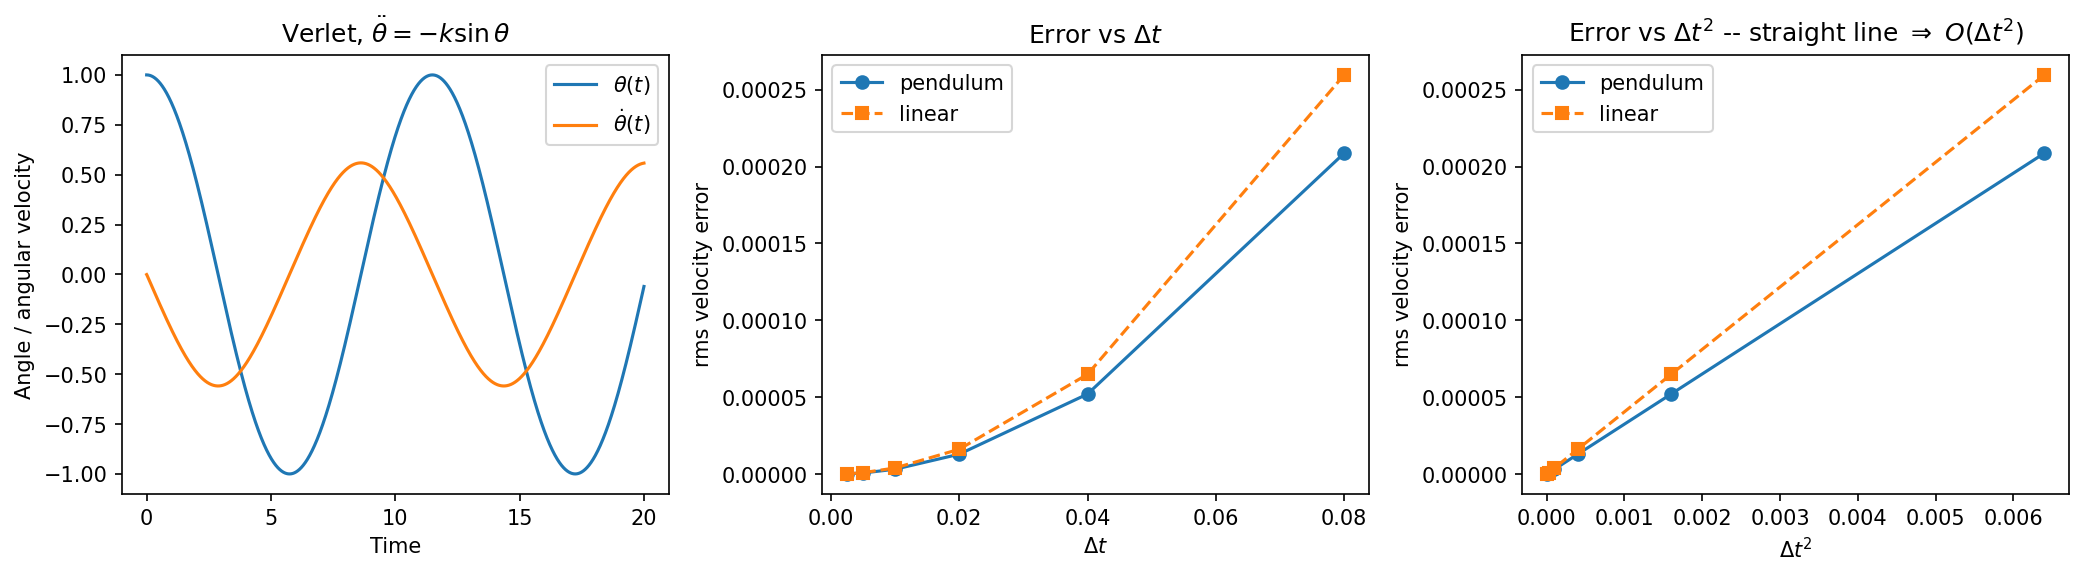

This figure's Python source:
"""
Worksheet 1, Problem 2  --  Python 3 corrected version of p2.py

Integrate the pendulum

        d2(theta)/dt2 = -k sin(theta)

with the Verlet algorithm and show that the error in the velocity is O(dt^2).

Changes made relative to the original p2.py
-------------------------------------------
1. The original integrated  -k*theta  (the linear oscillator), not
   -k*sin(theta).  This version integrates the pendulum that was actually
   set.  The linear case is kept as a separate check because it has a closed
   form to validate the error machinery against.
2. The RMS error was computed as  (sum(v - z)**2 / N)**0.5  -- the residuals
   were summed and *then* squared, so positive and negative errors cancelled
   and the result was not an error norm at all.  Corrected to
   sqrt(mean((v - z)**2)).
3. The dt plotted on the x axis came from np.linspace(0, 2, j) while the
   integration used np.linspace(0, 20, u), so the axis was wrong by a factor
   of ten.  There is now a single dt, returned by the integrator.
4. y[0] = x[1]/2*dt evaluated as (x[1]/2)*dt instead of x[1]/(2*dt).
   The endpoint velocities are now handled with one-sided differences.
5. The convergence order is fitted and printed instead of being left for the
   reader to eyeball off a plot.

The nonlinear pendulum has no elementary closed-form solution, so the
reference velocity is a Verlet run on a much finer grid.  The fine grid step
divides every coarse step exactly, so the reference is sampled by striding --
no interpolation is needed and no interpolation error is introduced.

Algorithms are hand written: no ODE solver is imported.

Position Verlet:   x_{n+1} = 2 x_n - x_{n-1} + a(x_n) dt^2
Velocity by central difference:   v_n = (x_{n+1} - x_{n-1}) / (2 dt)
"""

import numpy as np
import matplotlib.pyplot as plt


def accel(x, k, nonlinear=True):
    """Angular acceleration of the pendulum (or of the linear oscillator)."""
    if nonlinear:
        return -k * np.sin(x)
    return -k * x


def verlet(k, dt, n_steps, x0, v0, nonlinear=True):
    """
    Position-Verlet integration.  Returns (t, x, v).

    The first step is taken with the Taylor expansion
        x_1 = x_0 + v_0 dt + 0.5 a(x_0) dt^2
    which is accurate to the same order as the Verlet recursion itself.
    """
    t = np.arange(n_steps + 1) * dt
    x = np.zeros(n_steps + 1)
    v = np.zeros(n_steps + 1)

    x[0] = x0
    x[1] = x0 + v0 * dt + 0.5 * accel(x0, k, nonlinear) * dt ** 2

    for i in range(1, n_steps):
        x[i + 1] = 2.0 * x[i] - x[i - 1] + accel(x[i], k, nonlinear) * dt ** 2

    # central differences in the interior, one-sided at the two ends
    v[1:-1] = (x[2:] - x[:-2]) / (2.0 * dt)
    v[0] = (x[1] - x[0]) / dt
    v[-1] = (x[-1] - x[-2]) / dt
    return t, x, v


def rms(a, b):
    """Root-mean-square difference of two equally long arrays."""
    return np.sqrt(np.mean((a - b) ** 2))


def convergence_study(k, x0, v0, t_end, nonlinear, ref_refine=64):
    """
    Integrate at a ladder of step sizes and measure the velocity error.

    For the nonlinear pendulum the reference is a Verlet run whose step is
    ref_refine times smaller than the finest step under test.  Every coarse
    grid is a subset of the fine grid, so the comparison is exact.
    For the linear oscillator the analytic velocity is used instead.
    """
    # step counts chosen so each divides the next: strides stay integers
    n_list = np.array([250, 500, 1000, 2000, 4000, 8000])
    dt_list = t_end / n_list

    n_ref = n_list[-1] * ref_refine
    dt_ref = t_end / n_ref
    if nonlinear:
        _, _, v_ref = verlet(k, dt_ref, n_ref, x0, v0, nonlinear=True)

    errors = np.zeros(len(n_list))
    for j, n in enumerate(n_list):
        t, x, v = verlet(k, dt_list[j], n, x0, v0, nonlinear)
        if nonlinear:
            stride = n_ref // n
            v_exact = v_ref[::stride]
        else:
            w = np.sqrt(k)
            v_exact = -x0 * w * np.sin(w * t) + v0 * np.cos(w * t)
        # drop the two endpoints: they use one-sided differences, which are
        # only first-order accurate and would mask the interior O(dt^2)
        errors[j] = rms(v[1:-1], v_exact[1:-1])

    return dt_list, errors


def fit_order(dt, err):
    """Least-squares slope of log(err) against log(dt), done by hand."""
    X = np.log(dt)
    Y = np.log(err)
    Xm, Ym = X.mean(), Y.mean()
    return np.sum((X - Xm) * (Y - Ym)) / np.sum((X - Xm) ** 2)


def main():
    k = 0.34
    x0, v0 = 1.0, 0.0      # released from rest at 1 rad -- genuinely nonlinear
    t_end = 20.0

    dt_nl, err_nl = convergence_study(k, x0, v0, t_end, nonlinear=True)
    dt_li, err_li = convergence_study(k, x0, v0, t_end, nonlinear=False)

    print("Pendulum   d2(theta)/dt2 = -k sin(theta),  k = %.2f" % k)
    print("  %-12s %-14s" % ("dt", "rms velocity error"))
    for d, e in zip(dt_nl, err_nl):
        print("  %-12.6f %-14.3e" % (d, e))
    print("  fitted order = %.3f  (expected 2)" % fit_order(dt_nl, err_nl))
    print()
    print("Linear check  d2(theta)/dt2 = -k theta  (analytic reference)")
    print("  fitted order = %.3f  (expected 2)" % fit_order(dt_li, err_li))

    # --- one trajectory, to show the pendulum is actually being solved ----
    t, x, v = verlet(k, t_end / 4000, 4000, x0, v0, nonlinear=True)

    fig, ax = plt.subplots(1, 3, figsize=(14, 4))

    ax[0].plot(t, x, label=r"$\theta(t)$")
    ax[0].plot(t, v, label=r"$\dot\theta(t)$")
    ax[0].set_xlabel("Time")
    ax[0].set_ylabel("Angle / angular velocity")
    ax[0].set_title(r"Verlet, $\ddot\theta=-k\sin\theta$")
    ax[0].legend()

    ax[1].plot(dt_nl, err_nl, "o-", label="pendulum")
    ax[1].plot(dt_li, err_li, "s--", label="linear")
    ax[1].set_xlabel(r"$\Delta t$")
    ax[1].set_ylabel("rms velocity error")
    ax[1].set_title(r"Error vs $\Delta t$")
    ax[1].legend()

    ax[2].plot(dt_nl ** 2, err_nl, "o-", label="pendulum")
    ax[2].plot(dt_li ** 2, err_li, "s--", label="linear")
    ax[2].set_xlabel(r"$\Delta t^2$")
    ax[2].set_ylabel("rms velocity error")
    ax[2].set_title(r"Error vs $\Delta t^2$ -- straight line $\Rightarrow$ $O(\Delta t^2)$")
    ax[2].legend()

    fig.tight_layout()
    plt.show()


if __name__ == "__main__":
    main()
